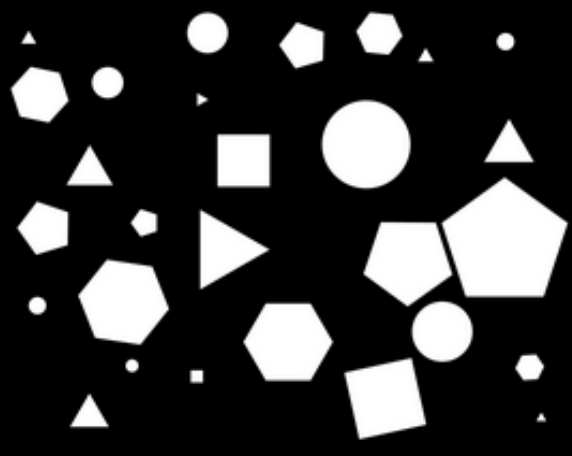
#> input picture Image Processing/img/shapes.png, 572 x 456 px
$ jupyter execute 'Geometric Shape Counter.ipynb'
#> lines starting #> are read from the running program, lines starting #| are printed output that depends on the picture; after the words box and inside, x2 and y2 are one past the last pixel; in counts of white or black regions, pixels touching at a corner belong together
[cell 1]
"""
Application to classify shapes
"""
import cv2
import matplotlib.pyplot as plt

[cell 2]
class GeometricShapeCounter:
    def __init__(self, file):
        self.__count = {"triangle": 0, "rectangle": 0, "pentagon": 0, "hexagon": 0, "circle": 0}
        # turn bgr image to gray
        self.original = self.__imRead(file)

    @staticmethod
    def __imRead(file):
#> called with file = '../img/shapes.png'
        img = cv2.imread(file)
#> img is the input picture: shape (456, 572, 3); min 0, max 255, mean 57.4
        return img

    @staticmethod
    def imShow(img, windowName="Trial"):
        plt.imshow(img[..., ::-1])

    def __im2Gray(self, img):
        self.__img_gray = cv2.cvtColor(img, cv2.COLOR_BGR2GRAY)
        return self.__img_gray

    @staticmethod
    def __threshold(img, thresh, maxVal):
        # threshold for getting better results
#> called with thresh = 170, maxVal = 255
        ret, threshImg = cv2.threshold(img, thresh, maxVal, cv2.THRESH_BINARY)
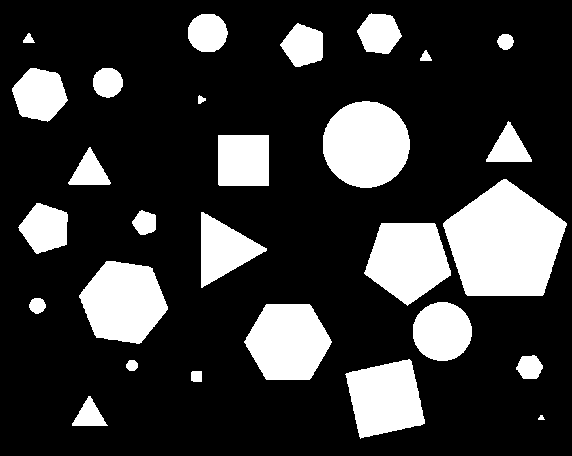
#> threshImg: shape (456, 572); 21.7% white; 28 white regions
#> ret = 170
#> img: shape (456, 572)
        return ret, threshImg

    def findContours(self, img, thresh, maxVal):
        _, img = self.__threshold(self.__im2Gray(img), thresh=thresh, maxVal=maxVal)
        # findContours finds the shell of shapes and classifies them hierarchically
        contours, _ = cv2.findContours(img, cv2.RETR_TREE, cv2.CHAIN_APPROX_SIMPLE)
#> contours = 28 contours, 1 with area under 20; largest, box (x1, y1, x2, y2) and area: (443, 179, 567, 296) 9994, (323, 101, 410, 188) 5820, (79, 261, 168, 344) 5174, (244, 304, 332, 380) 4912, (364, 223, 451, 306) 4900
        return contours

    def findHierarchy(self, img, thresh, maxVal):
        _, img = self.__threshold(self.__im2Gray(img), thresh=thresh, maxVal=maxVal)
        # findContours finds the shell of shapes and classifies them hierarchically
        _, hierarchy = cv2.findContours(img, cv2.RETR_TREE, cv2.CHAIN_APPROX_SIMPLE)
        return hierarchy

    @staticmethod
    def defaults():
        defaultValues = [
            {
                3: {
                    "name": "triangle",
                    "point": 3,
                    "color": (0, 255, 255),
                    "text": "Triangle",
                    "font": cv2.FONT_HERSHEY_SIMPLEX,
                    "fontScale": 0.5,
                    "thickness": 1,
                    "fontColor": (255, 255, 255),
                },
                4: {
                    "name": "rectangle",
                    "point": 4,
                    "color": (200, 0, 1),
                    "text": "Rectangle",
                    "font": cv2.FONT_HERSHEY_SIMPLEX,
                    "fontScale": 0.5,
                    "thickness": 1,
                    "fontColor": (255, 255, 255)
                },
                5: {
                    "name": "pentagon",
                    "point": 5,
                    "color": (178, 104, 254),
                    "text": "Pentagon",
                    "font": cv2.FONT_HERSHEY_SIMPLEX,
                    "fontScale": 0.5,
                    "thickness": 1,
                    "fontColor": (255, 255, 255)
                },
                6: {
                    "name": "hexagon",
                    "point": 6,
                    "color": (0, 69, 255),
                    "text": "Hexagon",
                    "font": cv2.FONT_HERSHEY_SIMPLEX,
                    "fontScale": 0.5,
                    "thickness": 1,
                    "fontColor": (255, 255, 255)
                },
                7: {
                    "name": "circle",
                    "point": 7,
                    "color": (1, 255, 0),
                    "text": "Circle",
                    "font": cv2.FONT_HERSHEY_SIMPLEX,
                    "fontScale": 0.5,
                    "thickness": 1,
                    "fontColor": (255, 255, 255)
                }
            }
        ]
        return defaultValues

    def printCount(self):
        return self.__count

    def __countShapes(self, shape):
        self.__count[shape] += 1

    @staticmethod
    def __fillPollyWithText(img, text, approx, x, y, font, fontScale, thickness, fontColor, color, withText=True,
                            withColor=True):
        if withColor:
            cv2.fillPoly(img, [approx], color)
        if withText:
            cv2.putText(img, text, (x, y), font, fontScale, fontColor, thickness)

    @staticmethod
    def __drawCircle(img, text, x, y, font, fontScale, thickness, fontColor, cnt, color, withText=True, withColor=True):
        ((x1, y1), radius) = cv2.minEnclosingCircle(cnt)
        M = cv2.moments(cnt)
        center = (int(M["m10"] / M["m00"]), int(M["m01"] / M["m00"]))
        if radius > 5:
            # draw the circle and centroid on the frame,
            # then update the list of tracked points
            if withColor:
                cv2.circle(img, (int(x1), int(y1)), int(radius), color, -1)
                cv2.circle(img, (int(center[0]), int(center[1])), int(radius), (255, 0, 0), -1)
        if withText:
            cv2.putText(img, text, (x, y), font, fontScale, fontColor, thickness)

    def drawContours(self, img, eps=0.031, thresh=170, maxVal=255, closed=True, withText=True, withColor=True,
                     withLog=True):
        contours = self.findContours(img, thresh=thresh, maxVal=maxVal)
        for cnt in contours:
            epsilon = eps * cv2.arcLength(cnt, closed)
            # use approxPolyDb to simplify poly lines (RDP based)
            approx = cv2.approxPolyDP(cnt, epsilon, closed)
            x = approx.ravel()[0]
            y = approx.ravel()[1]
            # classify and paint
            if 6 < len(approx):
                default = self.defaults()[0][7]
                self.__drawCircle(img, text=default["text"], x=x, y=y, font=default["font"],
                                  fontScale=default["fontScale"],
                                  thickness=default["thickness"], fontColor=default["fontColor"], cnt=cnt,
                                  color=default["color"], withText=withText, withColor=withColor)
                self.__countShapes(default["name"])
            elif len(approx) > 2:
                default = self.defaults()[0][len(approx)]
                self.__fillPollyWithText(img=img, text=default["text"], approx=approx, x=x, y=y, font=default["font"],
                                         fontScale=default["fontScale"], thickness=default["thickness"],
                                         fontColor=default["fontColor"], color=default["color"], withText=withText,
                                         withColor=withColor)
                self.__countShapes(default["name"])
#> this loop made 28 passes
#> (epsilon, x, y, x1 in __drawCircle, y1 in __drawCircle, radius in __drawCircle, center in __drawCircle) on passes 4, 8, 9, 19, 21, 24, 27: (1.08, 129, 360, 131.5, 365, 5.85, (131, 365)), (6.01, 437, 302, 441.8, 331.2, 29.71, (441, 331)), (1.6, 34, 298, 37, 305.4, 8.15, (36, 305)), (8.85, 355, 102, 365.7, 144, 43.69, (365, 143)), (3.01, 102, 68, 107.4, 82.06, 15.17, (107, 82)), (1.6, 502, 34, 505, 41.15, 8.11, (505, 41)), (3.95, 201, 14, 207.1, 32.5, 19.92, (207, 32))
#> (epsilon, approx, x, y) on passes 2, 3, 5, 12, 16, 17: (3.37, [[72, 423], [107, 425], [90, 396]], 72, 423), (1.2, [[192, 371], [191, 380], [201, 381], [201, 371]], 192, 371), (8.71, [[409, 359], [345, 374], [360, 438], [424, 423]], 409, 359), (7.35, [[201, 212], [201, 287], [266, 250]], 201, 212), (4.12, [[90, 147], [69, 184], [110, 183]], 90, 147), (6.18, [[218, 135], [218, 184], [268, 185], [268, 135]], 218, 135)
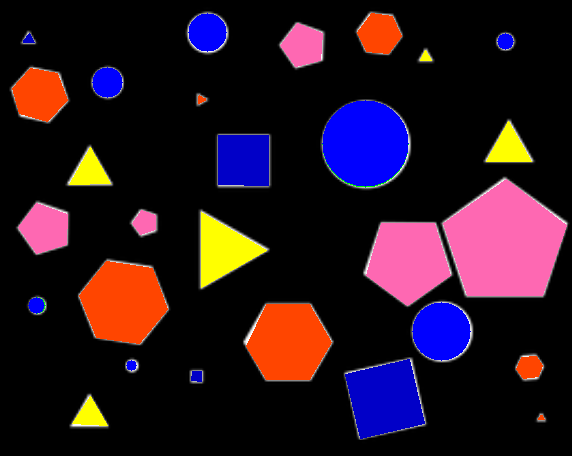
#> img: shape (456, 572, 3); mean B, G, R 32.6, 20.1, 40.6
        if withLog:
            print(self.printCount())
#| {'triangle': 5, 'rectangle': 4, 'pentagon': 5, 'hexagon': 7, 'circle': 7}
        return img

[cell 3]
fileName = "../img/shapes.png"
gsc = GeometricShapeCounter(fileName)
gsc.imShow(gsc.drawContours(gsc.original, withText=False, withColor=True))

$ run again, with Image Processing/img/images.png copied over Image Processing/img/shapes.png
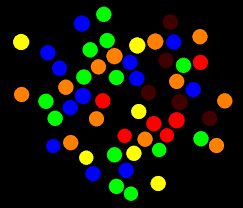
#> input picture Image Processing/img/images.png, 243 x 208 px
#> in __imRead, img is the input picture: shape (208, 243, 3); mean B, G, R 11.1, 23, 23.4
#> in __threshold, `ret, threshImg = cv2.threshold(img, thresh, maxVal, cv2.THRESH_BINARY)`:
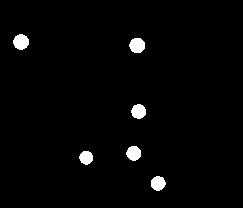
#> threshImg: shape (208, 243); 2.1% white; 6 white regions
#> ret = 170
#> in findContours, `contours, _ = cv2.findContours(img, cv2.RETR_TREE, cv2.CHAIN_APPROX_SI..`: contours = 6 contours; box (x1, y1, x2, y2) and area: (13, 34, 29, 50) 171, (129, 38, 145, 53) 170, (126, 146, 141, 161) 152, (131, 104, 146, 119) 152, (151, 176, 166, 191) 150, (79, 151, 93, 165) 130
#> the loop in drawContours, `for cnt in contours:` made 6 passes
#> (epsilon, x, y, x1 in __drawCircle, y1 in __drawCircle, radius in __drawCircle, center in __drawCircle) on passes 1 to 6: (1.43, 156, 176, 157.7, 183, 7.36, (157, 182)), (1.34, 83, 151, 85.72, 157.3, 6.84, (85, 157)), (1.43, 131, 146, 133.3, 152.9, 7.39, (133, 152)), (1.45, 137, 104, 138.2, 111, 7.38, (138, 111)), (1.51, 132, 39, 136.8, 45, 7.83, (136, 45)), (1.57, 19, 34, 20.58, 41.5, 7.83, (20, 41))
#> after the loop in drawContours, `for cnt in contours:`:
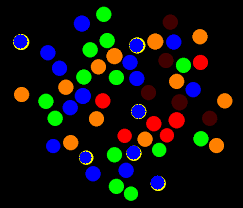
#> img: shape (208, 243, 3); 1.7% of pixels changed, all inside (x1, y1, x2, y2) = (13, 34, 165, 190)
#| {'triangle': 0, 'rectangle': 0, 'pentagon': 0, 'hexagon': 0, 'circle': 6}
